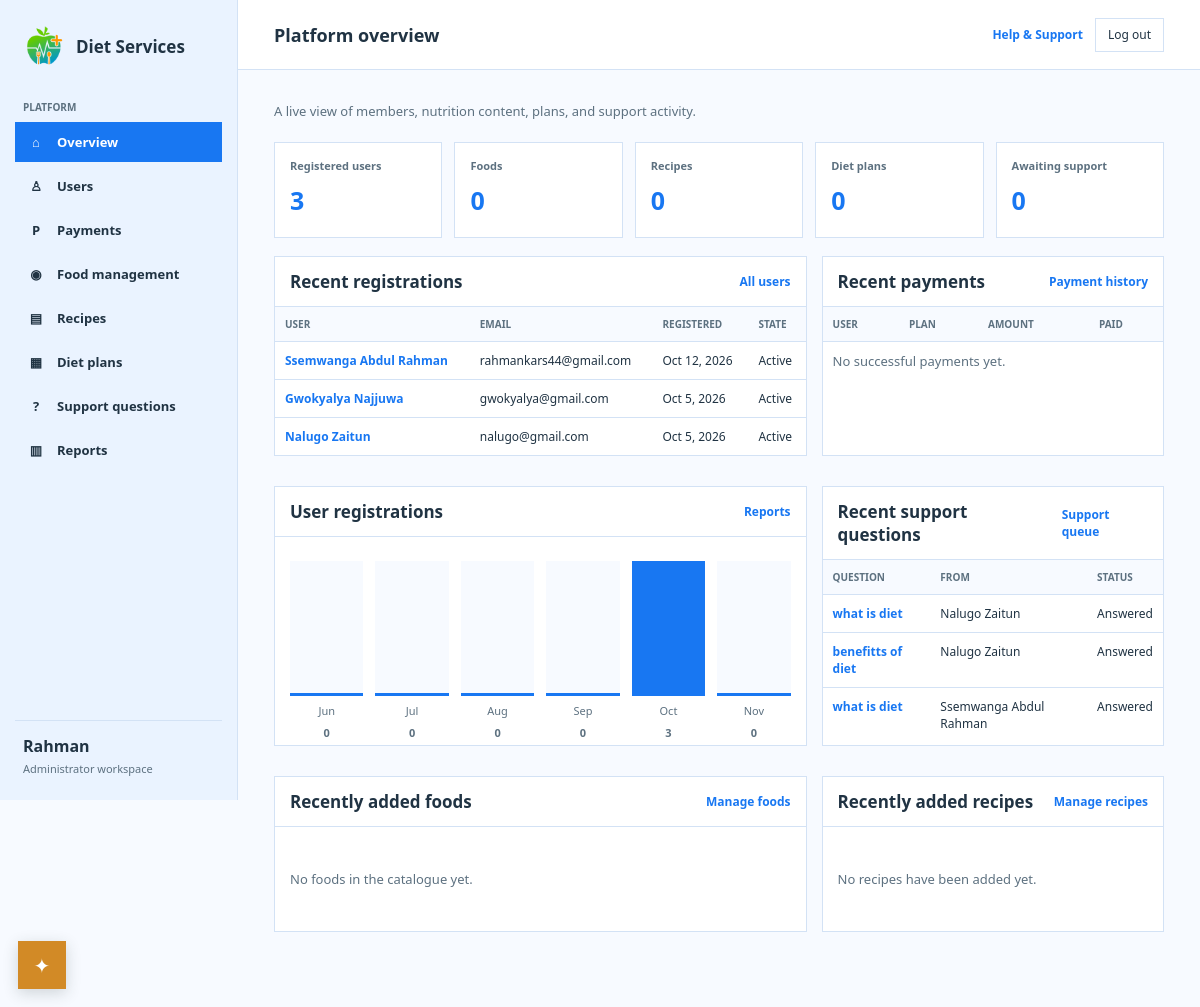
The app's page /admin-dashboard/ (signed in) with its own data.
### DietApp/models.py (models this page shows, shortened)
class Users(models.Model):
    user_id = models.IntegerField(null=False, primary_key=True)
    full_name = models.CharField(max_length=30)
    email = models.EmailField(unique=True, null=False)
    password_hash = models.CharField(max_length=128, null=False)
    is_active = models.BooleanField(default=True)
    onboarding_complete = models.BooleanField(default=False)
    paid_until = models.DateField(null=True, blank=True)
    phone = models.CharField(max_length=20, unique=True)
    profile_image = models.ImageField(upload_to='profile_picture', max_length=40, blank=True)
    created_at = models.DateField(null=False)
    last_login = models.DateField(null=False)

class SupportQuestion(models.Model):
    TOPIC_CHOICES = SupportFeedback.TOPIC_CHOICES
    user = models.ForeignKey(
        Users,
        on_delete=models.SET_NULL,
        null=True,
        blank=True,
        related_name="support_questions",
    )
    question = models.CharField(max_length=500)
    question_key = models.CharField(max_length=64, db_index=True)
    topic = models.CharField(max_length=30, choices=TOPIC_CHOICES, default="general")
    answer = models.TextField(blank=True)
    answer_viewed_at = models.DateTimeField(null=True, blank=True)
    created_at = models.DateTimeField(auto_now_add=True)
    updated_at = models.DateTimeField(auto_now=True)

### DietApp/views.py (the view)
# urls.py: path("admin-dashboard/", views.AdminDashboard, name="admin_dashboard"),
def AdminDashboard(request):
    denied = _admin_access(request, "DietApp.view_users")
    if denied:
        return denied
    today = timezone.localdate()
    six_months_ago = today.replace(day=1)
    for _ in range(5):
        six_months_ago = (six_months_ago.replace(day=1) - timedelta(days=1)).replace(day=1)
    month_counts = []
    month_cursor = six_months_ago
    for _ in range(6):
        next_month = (month_cursor.replace(day=28) + timedelta(days=4)).replace(day=1)
        month_counts.append({
            "label": month_cursor.strftime("%b"),
            "count": Users.objects.filter(created_at__gte=month_cursor, created_at__lt=next_month).count(),
        })
        month_cursor = next_month
    max_registrations = max((item["count"] for item in month_counts), default=0)
    for item in month_counts:
        item["height"] = round(item["count"] / max_registrations * 100) if max_registrations else 0
    context = {
        "stats": [
            {"label": "Registered users", "value": Users.objects.count(), "url": reverse("admin_users")},
            {"label": "Foods", "value": Food.objects.count(), "url": reverse("admin_catalog", args=["foods"])},
            {"label": "Recipes", "value": Recipe.objects.count(), "url": reverse("admin_catalog", args=["recipes"])},
            {"label": "Diet plans", "value": MealPlan.objects.count(), "url": reverse("admin_catalog", args=["diet-plans"])},
            {"label": "Awaiting support", "value": SupportQuestion.objects.filter(answer="").count(), "url": reverse("admin_support")},
        ],
        "recent_users": Users.objects.order_by("-created_at", "-pk")[:6],
        "recent_questions": SupportQuestion.objects.select_related("user").order_by("-created_at")[:6],
        "recent_foods": Food.objects.select_related("user_id").order_by("-pk")[:5],
        "recent_recipes": Recipe.objects.order_by("-pk")[:5],
        "month_counts": month_counts,
        "max_registrations": max_registrations,
        "recent_payments": SubscriptionPayment.objects.select_related("user").filter(status="successful")[:5],
        "unseen_payment_count": SubscriptionPayment.objects.filter(
            status="successful", admin_viewed_at__isnull=True
        ).count(),
    }
    return render(request, "admin/dashboard.html", context)

### DietApp/context_processors.py (called while the page is built)
def navigation_context(request):
	model_slug = getattr(request.resolver_match, "kwargs", {}).get("model_slug")
	previous_page_url = reverse("food_log") if model_slug == "weight-logs" else reverse("dashboard")
	return {"previous_page_url": previous_page_url}

### DietApp/views.py (called while the page is built)
def _admin_access(request, permission):
    if not request.user.is_authenticated:
        if request.session.get("user_id"):
            raise PermissionDenied
        return redirect("login")
    if not (request.user.is_superuser or request.user.has_perm(permission)):
        raise PermissionDenied
    return None

### DietApp/templates/admin/dashboard.html (shortened to what this page needs)
{% extends "admin/base_admin.html" %}
{% block page_title %}Platform overview{% endblock %}
{% block content %}
<p class="admin-intro">A live view of members, nutrition content, plans, and support activity.</p>
<section class="admin-stats" aria-label="Platform statistics">
    {% for stat in stats %}<a class="admin-stat" href="{{ stat.url }}"><span>{{ stat.label }}</span><strong>{{ stat.value }}</strong></a>{% endfor %}
</section>
<div class="admin-grid">
    <section class="admin-panel">
        <header class="admin-panel-heading"><h2>Recent registrations</h2><a href="{% url 'admin_users' %}">All users</a></header>
        <div class="admin-table-wrap"><table class="admin-table"><thead><tr><th>User</th><th>Email</th><th>Registered</th><th>State</th></tr></thead><tbody>
            {% for member in recent_users %}<tr><td><a href="{% url 'admin_user_detail' member.pk %}">{{ member.full_name }}</a></td><td>{{ member.email }}</td><td>{{ member.created_at|date:"M j, Y" }}</td><td>{% if member.is_active %}Active{% else %}Inactive{% endif %}</td></tr>{% empty %}<tr><td colspan="4" class="admin-empty">No member accounts yet.</td></tr>{% endfor %}
        </tbody></table></div>
    </section>
    <section class="admin-panel">
        <header class="admin-panel-heading"><h2>Recent payments</h2><a href="{% url 'admin_payments' %}">Payment history{% if unseen_payment_count %} · {{ unseen_payment_count }} new{% endif %}</a></header>
        <div class="admin-table-wrap"><table class="admin-table"><thead><tr><th>User</th><th>Plan</th><th>Amount</th><th>Paid</th></tr></thead><tbody>
            {% for payment in recent_payments %}<tr><td>{{ payment.user.full_name }}<br><span>{{ payment.user.email }}</span></td><td>{{ payment.get_plan_display }} · {{ payment.get_network_display }}</td><td>{{ payment.currency }} {{ payment.amount }}</td><td>{{ payment.paid_at|date:"M j, Y H:i" }}</td></tr>{% empty %}<tr><td colspan="4" class="admin-empty">No successful payments yet.</td></tr>{% endfor %}
        </tbody></table></div>
    </section>
    <section class="admin-panel">
        <header class="admin-panel-heading"><h2>User registrations</h2><a href="{% url 'admin_reports' %}">Reports</a></header>
        <div class="admin-panel-body"><div class="admin-bars" aria-label="Registrations by month">
            {% for month in month_counts %}<div class="admin-bar-item"><div class="admin-bar-track" title="{{ month.count }} registrations"><div class="admin-bar" style="height: {% if month.height %}{{ month.height }}{% else %}2{% endif %}%"></div></div><span>{{ month.label }}</span><strong>{{ month.count }}</strong></div>{% endfor %}
        </div></div>
    </section>
    <section class="admin-panel">
        <header class="admin-panel-heading"><h2>Recent support questions</h2><a href="{% url 'admin_support' %}">Support queue</a></header>
        <div class="admin-table-wrap"><table class="admin-table"><thead><tr><th>Question</th><th>From</th><th>Status</th></tr></thead><tbody>
            {% for item in recent_questions %}<tr><td><a href="{% url 'admin_support_answer' item.pk %}">{{ item.question|truncatechars:68 }}</a></td><td>{% if item.user %}{{ item.user.full_name }}{% else %}Deleted account{% endif %}</td><td>{% if item.answer %}Answered{% else %}Awaiting answer{% endif %}</td></tr>{% empty %}<tr><td colspan="3" class="admin-empty">No support questions have been submitted.</td></tr>{% endfor %}
        </tbody></table></div>
    </section>
    <section class="admin-panel">
        <header class="admin-panel-heading"><h2>Recently added foods</h2><a href="{% url 'admin_catalog' 'foods' %}">Manage foods</a></header>
        <div class="admin-panel-body">{% for food in recent_foods %}<div class="admin-actions" style="justify-content:space-between;margin:0;padding:8px 0;border-bottom:1px solid var(--admin-line)"><strong>{{ food.name }}</strong><span style="color:var(--admin-muted);font-size:12px">{{ food.calories }} kcal · {{ food.serving_size }} {{ food.serving_unit }}</span></div>{% empty %}<p class="admin-empty">No foods in the catalogue yet.</p>{% endfor %}</div>
    </section>
    <section class="admin-panel">
        <header class="admin-panel-heading"><h2>Recently added recipes</h2><a href="{% url 'admin_catalog' 'recipes' %}">Manage recipes</a></header>
        <div class="admin-panel-body">{% for recipe in recent_recipes %}<div class="admin-actions" style="justify-content:space-between;margin:0;padding:8px 0;border-bottom:1px solid var(--admin-line)"><strong>{{ recipe.name }}</strong><span style="color:var(--admin-muted);font-size:12px">{{ recipe.calories_per_serving }} kcal · {{ recipe.servings }} servings</span></div>{% empty %}<p class="admin-empty">No recipes have been added yet.</p>{% endfor %}</div>
    </section>
</div>
{% endblock %}

### DietApp/templates/admin/base_admin.html (shortened to what this page needs)
<!DOCTYPE html>
{% load static %}
<html lang="en">
<head>
</head>
<body>
<div class="admin-shell">
    <aside class="admin-sidebar" aria-label="Administrator navigation">
        <a class="admin-brand" href="{% url 'admin_dashboard' %}"><img class="admin-brand-logo" src="{% static 'DietApp/images/diet-services-logo.png' %}" alt=""><span>Diet Services</span></a>
        <p class="admin-nav-label">Platform</p>
        <nav class="admin-nav">
            <a href="{% url 'admin_dashboard' %}"{% if request.resolver_match.url_name == 'admin_dashboard' %} aria-current="page"{% endif %}><span class="admin-nav-icon">⌂</span>Overview</a>
            {% if request.user.is_superuser or perms.DietApp.view_users %}<a href="{% url 'admin_users' %}"><span class="admin-nav-icon">♙</span>Users</a>{% endif %}
            {% if request.user.is_superuser or perms.DietApp.view_users %}<a href="{% url 'admin_payments' %}"><span class="admin-nav-icon">P</span>Payments</a>{% endif %}
            {% if request.user.is_superuser or perms.DietApp.view_food %}<a href="{% url 'admin_catalog' 'foods' %}"><span class="admin-nav-icon">◉</span>Food management</a>{% endif %}
            {% if request.user.is_superuser or perms.DietApp.view_recipe %}<a href="{% url 'admin_catalog' 'recipes' %}"><span class="admin-nav-icon">▤</span>Recipes</a>{% endif %}
            {% if request.user.is_superuser or perms.DietApp.view_mealplan %}<a href="{% url 'admin_catalog' 'diet-plans' %}"><span class="admin-nav-icon">▦</span>Diet plans</a>{% endif %}
            {% if request.user.is_superuser or perms.DietApp.view_supportquestion %}<a href="{% url 'admin_support' %}"><span class="admin-nav-icon">?</span>Support questions</a>{% endif %}
            {% if request.user.is_superuser or perms.DietApp.view_users %}<a href="{% url 'admin_reports' %}"><span class="admin-nav-icon">▥</span>Reports</a>{% endif %}
        </nav>
        <div class="admin-account"><strong>{{ request.user.get_username }}</strong><span>Administrator workspace</span></div>
    </aside>
    <div class="admin-main">
        <header class="admin-header"><h1>{% block page_title %}Administration{% endblock %}</h1><div class="admin-header-actions"><a href="{% url 'support' %}">Help &amp; Support</a><form method="post" action="{% url 'logout' %}">{% csrf_token %}<button type="submit">Log out</button></form></div></header>
        <main class="admin-content">
            {% block content %}{% endblock %}
        </main>
    </div>
</div>
<a class="ai-float" href="{% url 'diet_ai' %}" aria-label="Ask Diet AI" title="Ask Diet AI">✦</a>
</body>
</html>

### records on screen
Users: full_name "Ssemwanga Abdul Rahman", email "rahmankars44@gmail.com", created_at "Oct 12, 2026", is_active "Active"
Users: full_name "Gwokyalya Najjuwa", email "gwokyalya@gmail.com", created_at "Oct 5, 2026", is_active "Active"
Users: full_name "Nalugo Zaitun", email "nalugo@gmail.com", created_at "Oct 5, 2026", is_active "Active"
SupportQuestion: question "what is diet", user.full_name "Nalugo Zaitun", shows "Answered"
SupportQuestion: question "benefitts of diet", user.full_name "Nalugo Zaitun", shows "Answered"
SupportQuestion: question "what is diet", user.full_name "Ssemwanga Abdul Rahman", shows "Answered"

### other values on screen
{{ request.user.get_username }} "Rahman"
{{ stat.label }} "Registered users" "Foods" "Recipes" "Diet plans" "Awaiting support"
{{ stat.value }} "3" "0" "0" "0" "0"
{{ month.label }} "Jun" "Jul" "Aug" "Sep" "Oct" "Nov"
{{ month.count }} "0" "0" "0" "0" "3" "0"
